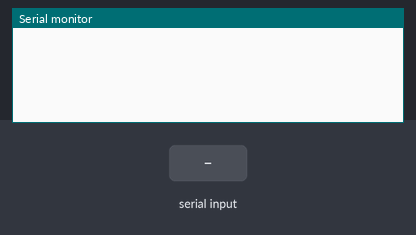
The sketch below on a simulated Arduino Uno, built with avr-gcc and run on an emulated ATmega328P. On the bench: the last lines printed to the serial monitor. Inputs (shaded band) come from the test bench.

Above: at 1.2 s.
1.3 s: "90,45\n" received over Serial
At 1.9 s:
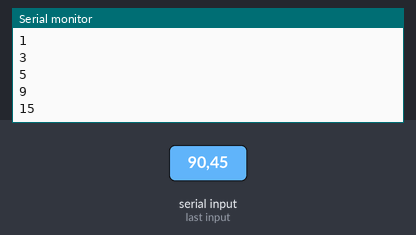
2.8 s: "30,150\n" received over Serial
At 3.3 s:
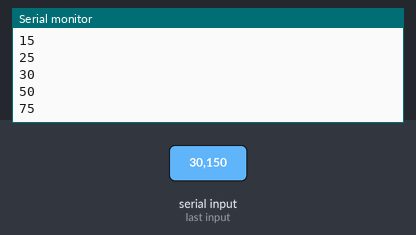
Timing chart, 0 to 5.8 s (numbered marks = the images above; inputs shaded):
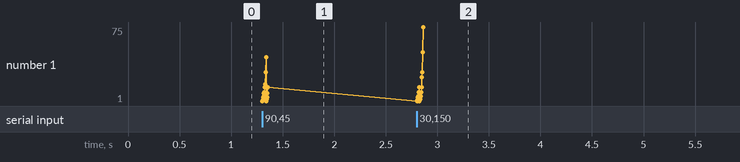

The sketch:

Exercice_5.ino
```cpp
//Diviseurs

void setup(){
    Serial.begin(9600);
}

void loop(){
    if(Serial.available()){
    int k;
    int nombre;
    nombre = Serial.parseInt();
    for (k=1; k<nombre; k++){
        int reste = nombre%k;
        if (reste==0){
            Serial.println(k);
        }
    }
  }
}
```

Measured:
- after the input at 1.3 s, the serial monitor: prints a new line at once (image 1)
- after the input at 2.8 s, the serial monitor: prints a new line after 0.05 s (image 2)
- plotted number 1: 15 → 75 after the input at 2.8 s
